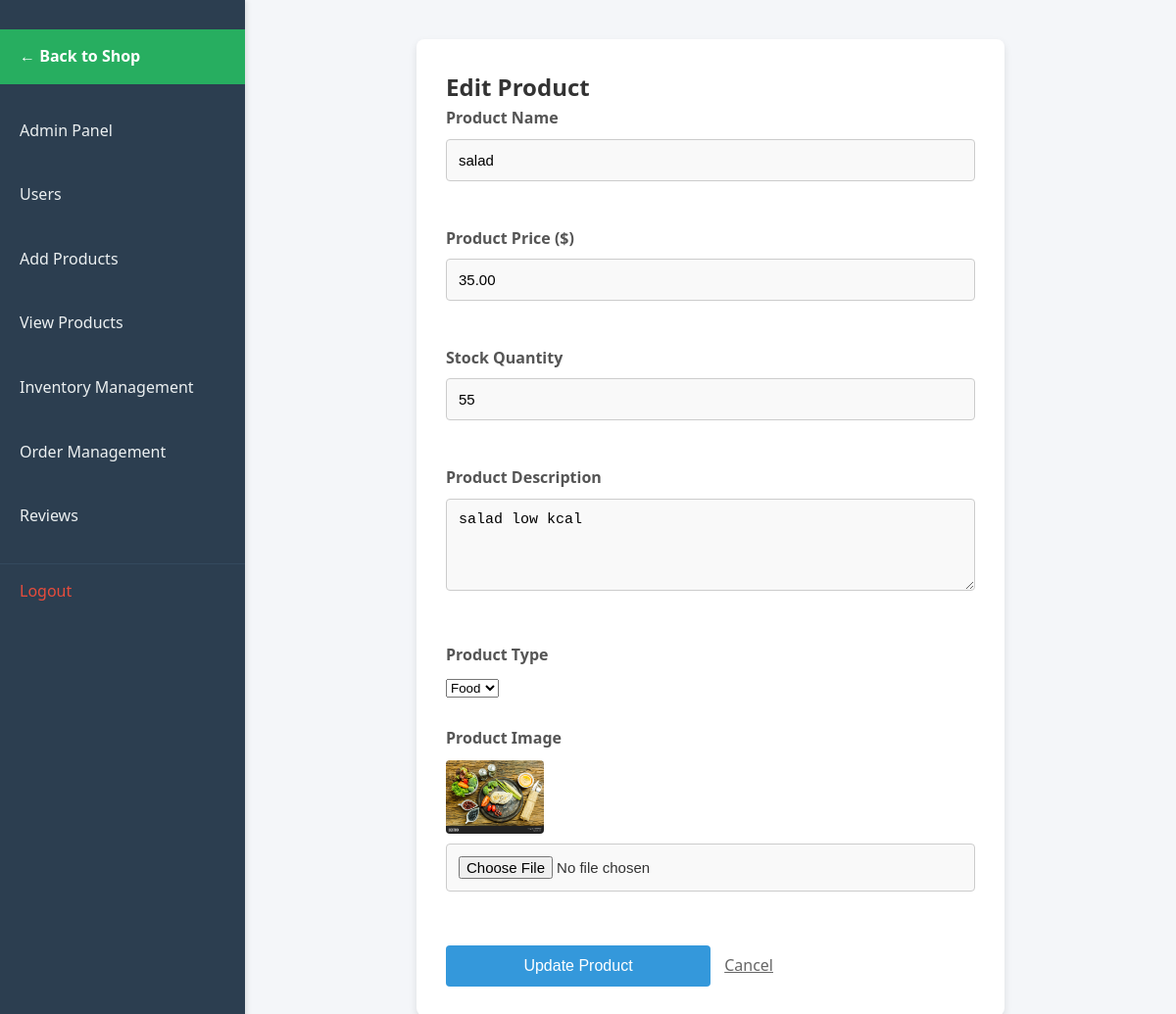
Page /admin/addproduct.php?edit=1 (signed in) on the committed database.
### tables this page shows
CREATE TABLE `products` (
  `id` int(11) NOT NULL,
  `name` varchar(150) NOT NULL,
  `description` text DEFAULT NULL,
  `price` decimal(10,2) NOT NULL,
  `stock` int(11) NOT NULL DEFAULT 0,
  `image_path` varchar(255) DEFAULT NULL,
  `type` enum('food','drink') NOT NULL,
  `status` enum('active','archived') NOT NULL DEFAULT 'active',
  `created_at` datetime DEFAULT current_timestamp(),
  `updated_at` datetime DEFAULT current_timestamp()
);

### admin/addproduct.php (the view, shortened to what this page needs)
<?php
require_once __DIR__ . '/../init.php';
$name = '';
$price = '';
$description = '';
$type = 'food';
$image = '';
$stock = 0;
if (isset($_GET['edit'])) {
    $id = intval($_GET['edit']);
    $stmt = $conn->prepare("SELECT * FROM `products` WHERE `id` = ?");
    $stmt->bind_param("i", $id);
    $stmt->execute();
    $result = $stmt->get_result();
    if ($result && $result->num_rows > 0) {
        $array = $result->fetch_assoc();
        $name = $array['name'];
        $price = $array['price'];
        $description = $array['description'];
        $image = $array['image_path'];
        $type = $array['type'];
        $stock = $array['stock'];
    }
}
?>
<!DOCTYPE html>
<html lang="en">
<head>
    <link rel="stylesheet" href="assets/css/addproduct.css">
</head>
<body>
    <nav>
        <ul>
            <li><a href="../shop.php"
                    style="background-color: #27ae60; color: white; margin-bottom: 20px; font-weight: bold;">← Back to
                    Shop</a></li>
            <li><a href="AdminPanel.php">Admin Panel</a></li>
            <li><a href="useradmin.php">Users</a></li>
            <li><a href="addproduct.php" class="<?php echo !isset($_GET['edit']) ? 'active' : ''; ?>">Add Products</a>
            </li>
            <li><a href="viewproduct.php">View Products</a></li>
            <li><a href="Inventory.php">Inventory Management</a></li>
            <li><a href="order_management.php">Order Management</a></li>
            <li><a href="reviews_management.php">Reviews</a></li>
            <li><a href="/app/logout.php">Logout</a></li>
        </ul>
    </nav>
    <main>
        <form method="POST" enctype="multipart/form-data">
            <h2><?php echo isset($_GET['edit']) ? 'Edit' : 'Add New'; ?> Product</h2>
            <label for="name">Product Name</label>
            <input value="<?php echo htmlspecialchars($name); ?>" id="name" type="text" name="name" required><br><br>
            <label for="price">Product Price ($)</label>
            <input value="<?php echo $price; ?>" id="price" type="number" step="0.01" name="price" required><br><br>
            <label for="stock">Stock Quantity</label>
            <input value="<?php echo $stock; ?>" id="stock" type="number" name="stock" required><br><br>
            <label for="description">Product Description</label>
            <textarea id="description" name="description"
                rows="4"><?php echo htmlspecialchars($description); ?></textarea><br><br>
            <label for="type">Product Type</label>
            <select id="type" name="type">
                <option value="food" <?php echo $type === 'food' ? 'selected' : ''; ?>>Food</option>
            </select><br><br>
            <label for="image">Product Image</label>
            <?php if (!empty($image)): ?>
                <div style="margin-bottom: 10px;">
                    <img src="../<?php echo $image; ?>" alt="Current Image" width="100">
                </div>
            <?php endif; ?>
            <input id="image" type="file" name="image"><br><br>
            <div class="f-btn">
                <?php if (isset($_GET['edit'])): ?>
                    <button type="submit" name="update">Update Product</button>
                    <a href="viewproduct.php" style="padding: 10px; color: #666;">Cancel</a>
                <?php else: ?>
                    <button type="submit" name="add">Add Product</button>
                <?php endif; ?>
            </div>
        </form>
    </main>
</body>
</html>

### admin/assets/css/addproduct.css (style rules this page uses)
* { margin: 0; padding: 0; box-sizing: border-box; }
body { font-family: 'Segoe UI', Tahoma, Geneva, Verdana, sans-serif; background-color: #f4f6f9; color: #333; line-height: 1.6; }
nav { width: 250px; background-color: #2c3e50; color: #fff; padding: 20px 0; position: fixed; height: 100%; box-shadow: 2px 0 5px rgba(0, 0, 0, 0.1); }
nav ul { list-style: none; }
nav ul li { margin: 10px 0; }
nav ul li a { display: block; padding: 15px 20px; color: #ecf0f1; text-decoration: none; font-size: 16px; transition: background-color 0.3s, padding-left 0.3s; }
nav ul li:last-child a { margin-top: 20px; border-top: 1px solid #34495e; padding-top: 15px; color: #e74c3c; }
main { margin-left: 250px; padding: 40px; width: calc(100% - 250px); }
form { background-color: #fff; padding: 30px; max-width: 600px; margin: auto; border-radius: 8px; box-shadow: 0 4px 8px rgba(0,0,0,0.1); }
form label { display: block; margin-bottom: 8px; color: #555; font-weight: 600; }
form input[type="text"], form input[type="number"], form input[type="file"], form textarea { width: 100%; padding: 12px; margin-bottom: 20px; border: 1px solid #ccc; border-radius: 4px; background-color: #f9f9f9; font-size: 15px; }
form textarea { resize: vertical; min-height: 80px; }
form img { display: block; margin: 10px 0; max-width: 150px; border-radius: 4px; }
form button { width: 50%; padding: 12px; font-size: 16px; background-color: #3498db; color: #fff; border: none; border-radius: 4px; margin-top: 10px; cursor: pointer; transition: background-color 0.3s; }

### rows in the picture
products: name "salad", price "35.00", stock "55", description "salad low kcal", type "Food", image_path (picture)
